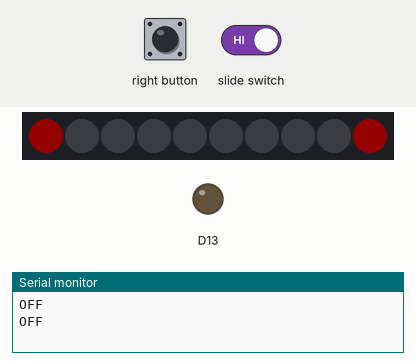
Bench run of a sketch on a simulated Adafruit Circuit Playground Express. Parts: 10 RGB LEDs in strip order, left to right, output pins drawn as LEDs (lit = HIGH), the last lines printed to the serial monitor. The test bench sets the inputs (shaded band). Dim RGB values are drawn brighter than linear; random numbers use the default seed unless the sketch sets one.

Above: at 1.2 s.
1.3 s: slide switch set LOW
At 3.0 s:
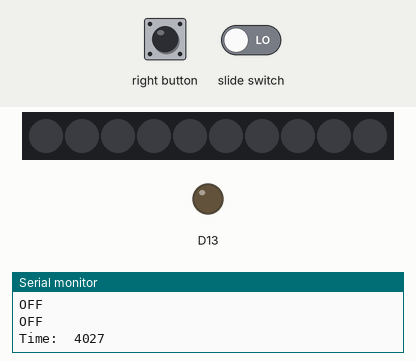
4.3 s: slide switch set HIGH
At 6.9 s:
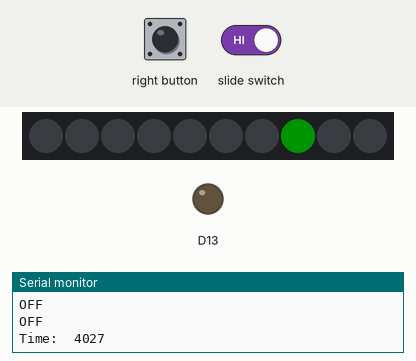
At 7.5 s:
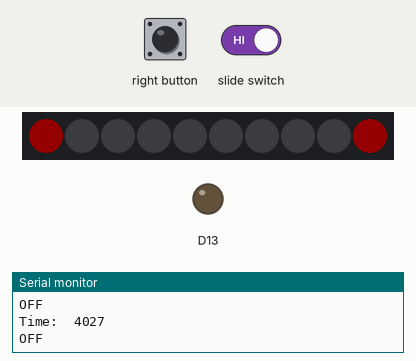
Timing chart, 0 to 9.0 s (numbered marks = the images above; inputs shaded):
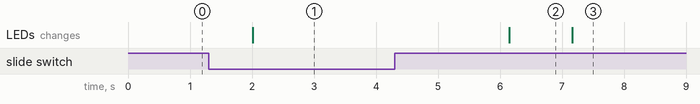

The sketch:

testing.ino
```cpp
#include <Adafruit_CircuitPlayground.h>
#include <AsyncDelay.h>

AsyncDelay delay_3s;
bool leftButtonPressed;
bool rightButtonPressed;
const byte rightButton = 5;
const byte switchPin = 7;
volatile bool intFlag = 0;
volatile bool te = 0;
volatile bool tes = 0;
volatile bool state = 0;
volatile int count = 0;

unsigned long reactionTime;
unsigned long LeftorRight;
bool buttonPressed = false;
bool ledOn = false;

void setup(void) {
  CircuitPlayground.begin();
  attachInterrupt(digitalPinToInterrupt(switchPin), off, CHANGE);
  attachInterrupt(digitalPinToInterrupt(rightButton), test, FALLING);
  state = digitalRead(switchPin);
  Serial.begin(9600);
  randomSeed(analogRead(A0));
  //reactionTime = random(2000, 5000); // Generate random reaction time between 2 to 5 seconds
  delay_3s.start(1, AsyncDelay::MILLIS);
  reactionTime = random(2000, 5000);
  LeftorRight = random(1,20);
}
void off() {
  intFlag = 1;
}
void test() {
  te = 1;
}
void loop(void) {
if (intFlag) {
  delay(10);
  state = digitalRead(switchPin);
  intFlag = 0;
}
if (te) {
  delay(10);
  tes = digitalRead(rightButton);
  te = 0;
}

if (state) {
  CircuitPlayground.setPixelColor(2, 0, 0, 0);
  CircuitPlayground.setPixelColor(7, 0, 0, 0);
  CircuitPlayground.setPixelColor(0, 255, 0, 0);
  CircuitPlayground.setPixelColor(9, 255, 0, 0);
  Serial.println("OFF");
}
if (!state) {
  CircuitPlayground.setPixelColor(0, 0, 0, 0);
  CircuitPlayground.setPixelColor(9, 0, 0, 0);
  delay(10);
  LeftorRight = random(1,20);
  reactionTime = random(2000, 5000);
  count = 0;
  if (delay_3s.isExpired()) {
    count++;
  Serial.print("Time:  ");
  Serial.println(reactionTime);
//if (LeftorRight >= 10) { //2 is right
  CircuitPlayground.setPixelColor(0, 0, 255, 0);
  CircuitPlayground.setPixelColor(9, 0, 255, 0);
  delay(100);
  CircuitPlayground.setPixelColor(0, 0, 0, 0);
  CircuitPlayground.setPixelColor(9, 0, 0, 0);
  delay(reactionTime);
  CircuitPlayground.setPixelColor(7, 0, 255, 0);
 // rightButtonPressed = CircuitPlayground.rightButton();
  if (tes) {
  CircuitPlayground.setPixelColor(7, 0, 0, 0);
    unsigned long time = count - reactionTime;
    Serial.print(count);
    Serial.println("  ms");
  }
/* } else if (LeftorRight < 10) { //2 is left
  CircuitPlayground.setPixelColor(2, 0, 255, 0);
  leftButtonPressed = CircuitPlayground.leftButton();
  if (leftButtonPressed) {
  CircuitPlayground.setPixelColor(2, 0, 0, 0);
    unsigned long time = count - reactionTime;
    Serial.print(count);
    Serial.println("  ms");
}
  } */
  delay_3s.repeat();
}

 /* if (digitalRead(buttonPin) == LOW && !buttonPressed) {
    buttonPressed = true;
    unsigned long playerReactionTime = millis() - reactionTime;
    Serial.print("Your reaction time: ");
    Serial.print(playerReactionTime);
    Serial.println(" ms");
    delay(2000);
    reactionTime = random(2000, 5000); // Generate new reaction time for the next round
  } */

 /* if (ledOn && millis() - reactionTime > 1000) {
   // digitalWrite(ledPin, LOW);
    ledOn = false;
    buttonPressed = false;
  } */
}
LeftorRight = random(1,20);
reactionTime = random(2000, 5000);
delay(1000);
}
```

Measured:
- after the input at 1.3 s, the LEDs: change after 0.71 s (image 1)
- what the display in image 2 shows lasts 1.0 s, from 6.2 s to 7.2 s
